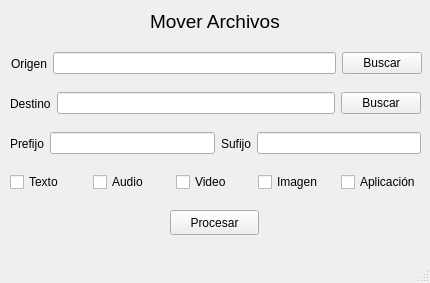
<?xml version="1.0" encoding="UTF-8"?>
<ui version="4.0">
 <class>MainWindow</class>
 <widget class="QMainWindow" name="MainWindow">
  <property name="geometry">
   <rect>
    <x>0</x>
    <y>0</y>
    <width>430</width>
    <height>283</height>
   </rect>
  </property>
  <property name="windowTitle">
   <string>MainWindow</string>
  </property>
  <widget class="QWidget" name="centralwidget">
   <widget class="QPushButton" name="btn_process">
    <property name="geometry">
     <rect>
      <x>170</x>
      <y>210</y>
      <width>89</width>
      <height>25</height>
     </rect>
    </property>
    <property name="text">
     <string>Procesar</string>
    </property>
   </widget>
   <widget class="QLabel" name="label_5">
    <property name="geometry">
     <rect>
      <x>150</x>
      <y>10</y>
      <width>133</width>
      <height>22</height>
     </rect>
    </property>
    <property name="font">
     <font>
      <pointsize>14</pointsize>
     </font>
    </property>
    <property name="text">
     <string>Mover Archivos</string>
    </property>
   </widget>
   <widget class="QWidget" name="">
    <property name="geometry">
     <rect>
      <x>11</x>
      <y>50</y>
      <width>411</width>
      <height>27</height>
     </rect>
    </property>
    <layout class="QHBoxLayout" name="horizontalLayout_2">
     <item>
      <widget class="QLabel" name="label">
       <property name="text">
        <string>Origen</string>
       </property>
      </widget>
     </item>
     <item>
      <widget class="QLineEdit" name="txt_origin"/>
     </item>
     <item>
      <widget class="QPushButton" name="btn_orig_find">
       <property name="text">
        <string>Buscar</string>
       </property>
      </widget>
     </item>
    </layout>
   </widget>
   <widget class="QWidget" name="">
    <property name="geometry">
     <rect>
      <x>10</x>
      <y>90</y>
      <width>411</width>
      <height>27</height>
     </rect>
    </property>
    <layout class="QHBoxLayout" name="horizontalLayout">
     <item>
      <widget class="QLabel" name="label_2">
       <property name="text">
        <string>Destino</string>
       </property>
      </widget>
     </item>
     <item>
      <widget class="QLineEdit" name="txt_destination"/>
     </item>
     <item>
      <widget class="QPushButton" name="btn_dest_find">
       <property name="text">
        <string>Buscar</string>
       </property>
      </widget>
     </item>
    </layout>
   </widget>
   <widget class="QWidget" name="">
    <property name="geometry">
     <rect>
      <x>10</x>
      <y>130</y>
      <width>411</width>
      <height>27</height>
     </rect>
    </property>
    <layout class="QHBoxLayout" name="horizontalLayout_3">
     <item>
      <widget class="QLabel" name="label_3">
       <property name="text">
        <string>Prefijo</string>
       </property>
      </widget>
     </item>
     <item>
      <widget class="QLineEdit" name="txt_prefix"/>
     </item>
     <item>
      <widget class="QLabel" name="label_4">
       <property name="text">
        <string>Sufijo</string>
       </property>
      </widget>
     </item>
     <item>
      <widget class="QLineEdit" name="txt_suffix"/>
     </item>
    </layout>
   </widget>
   <widget class="QWidget" name="">
    <property name="geometry">
     <rect>
      <x>10</x>
      <y>170</y>
      <width>411</width>
      <height>25</height>
     </rect>
    </property>
    <layout class="QHBoxLayout" name="horizontalLayout_4">
     <item>
      <widget class="QCheckBox" name="chk_text">
       <property name="text">
        <string>Texto</string>
       </property>
      </widget>
     </item>
     <item>
      <widget class="QCheckBox" name="chk_audio">
       <property name="text">
        <string>Audio</string>
       </property>
      </widget>
     </item>
     <item>
      <widget class="QCheckBox" name="chk_video">
       <property name="text">
        <string>Video</string>
       </property>
      </widget>
     </item>
     <item>
      <widget class="QCheckBox" name="chk_image">
       <property name="text">
        <string>Imagen</string>
       </property>
      </widget>
     </item>
     <item>
      <widget class="QCheckBox" name="chk_app">
       <property name="text">
        <string>Aplicación</string>
       </property>
      </widget>
     </item>
    </layout>
   </widget>
  </widget>
  <widget class="QMenuBar" name="menubar">
   <property name="geometry">
    <rect>
     <x>0</x>
     <y>0</y>
     <width>430</width>
     <height>22</height>
    </rect>
   </property>
  </widget>
  <widget class="QStatusBar" name="statusbar"/>
 </widget>
 <resources/>
 <connections/>
</ui>
